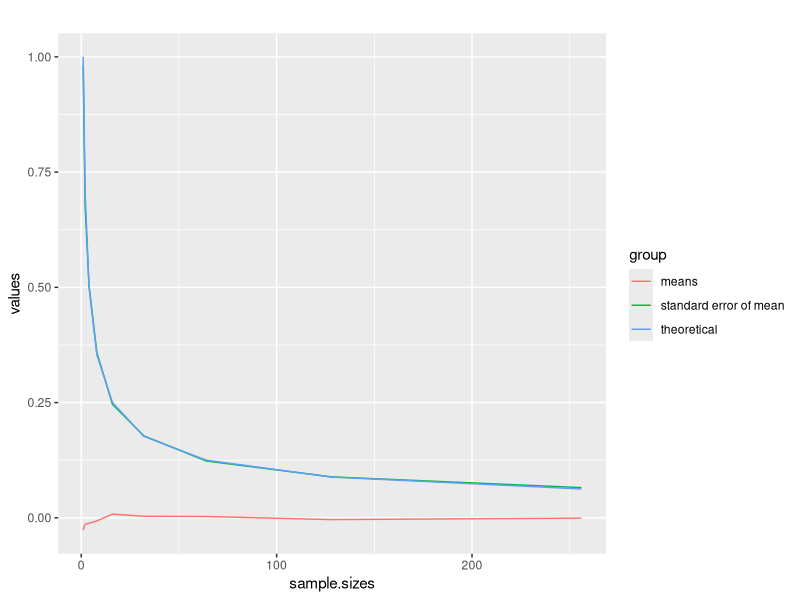
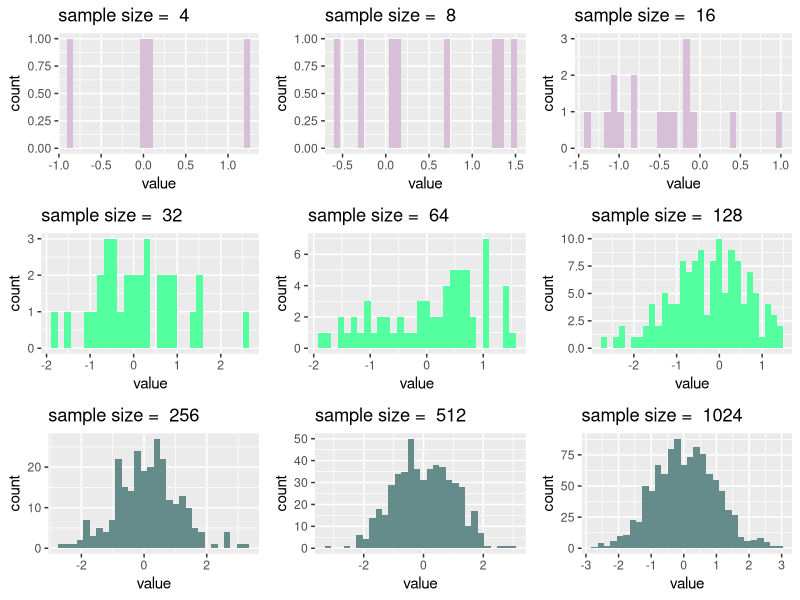

Reproduce these figures in R, in order.
## ---- chunk 1
knitr::opts_chunk$set(dev = 'svg')
options(device = function(file, width, height) {
  svg(tempfile(), width = width, height = height)
})
## ---- chunk 2
library(ggplot2)
library(dplyr)
#lets grab some sample sizes, set the vectors to fill, and the
#number of simulations
sample.sizes <- 2^(0:8)
means <- numeric()
standard.error.mean <- numeric()
theoretical <- 1/sqrt(sample.sizes)
number.of.simulations <- 500

#now we will loop through make a matrix where each sample has 500
#observations and test the error of the mean with different sample
#sizes.
for (i in sample.sizes){
  matrix.i <- matrix(rnorm(i*number.of.simulations),
                     nrow=number.of.simulations,ncol=i)
  means.tmp <- apply(matrix.i,1,mean)
  means <- c(means,mean(means.tmp))
  standard.error.mean <- c(standard.error.mean,sd(means.tmp))
}

means.df <- cbind.data.frame(
  sample.sizes = c(rep(sample.sizes,length(means)),
                   rep(sample.sizes,length(standard.error.mean)),
                   rep(sample.sizes,length(theoretical))),
  values = c(means,
             standard.error.mean,
             theoretical),
  group = c(rep("means",length(means)),
            rep("standard error of mean",length(standard.error.mean)),
            rep("theoretical",length(theoretical)))
)
p1 <- means.df %>%
  ggplot(aes(x=sample.sizes, y=values,
             group=group, color=group)) +
  geom_line()+
  ggtitle("")
p1

## ---- chunk 3
library(ggplot2)
library(gridExtra)

#generate histograms of different sample sizes
MakeHistogram <- function(sample.size,color){
  data <- data.frame(value=rnorm(sample.size))
  p <- ggplot(data, aes(x=value)) + 
    geom_histogram(fill=color)+
    ggtitle(paste("sample size = ",as.character(sample.size)))
  return(p)
}
grid.arrange(MakeHistogram(4,"thistle"),
             MakeHistogram(8,"thistle"),
             MakeHistogram(16,"thistle"),
             MakeHistogram(32,"seagreen1"),
             MakeHistogram(64,"seagreen1"),
             MakeHistogram(128,"seagreen1"),
             MakeHistogram(256,"paleturquoise4"),
             MakeHistogram(512,"paleturquoise4"),
             MakeHistogram(1024,"paleturquoise4"),
             ncol=3)

## ---- chunk 4
#let's create a simple model based on random data
data <- rnorm(200)
lm.data <- lm(data~1)

#now let's get that confidence interval for the intercept
confint(lm.data,level = 0.95)
